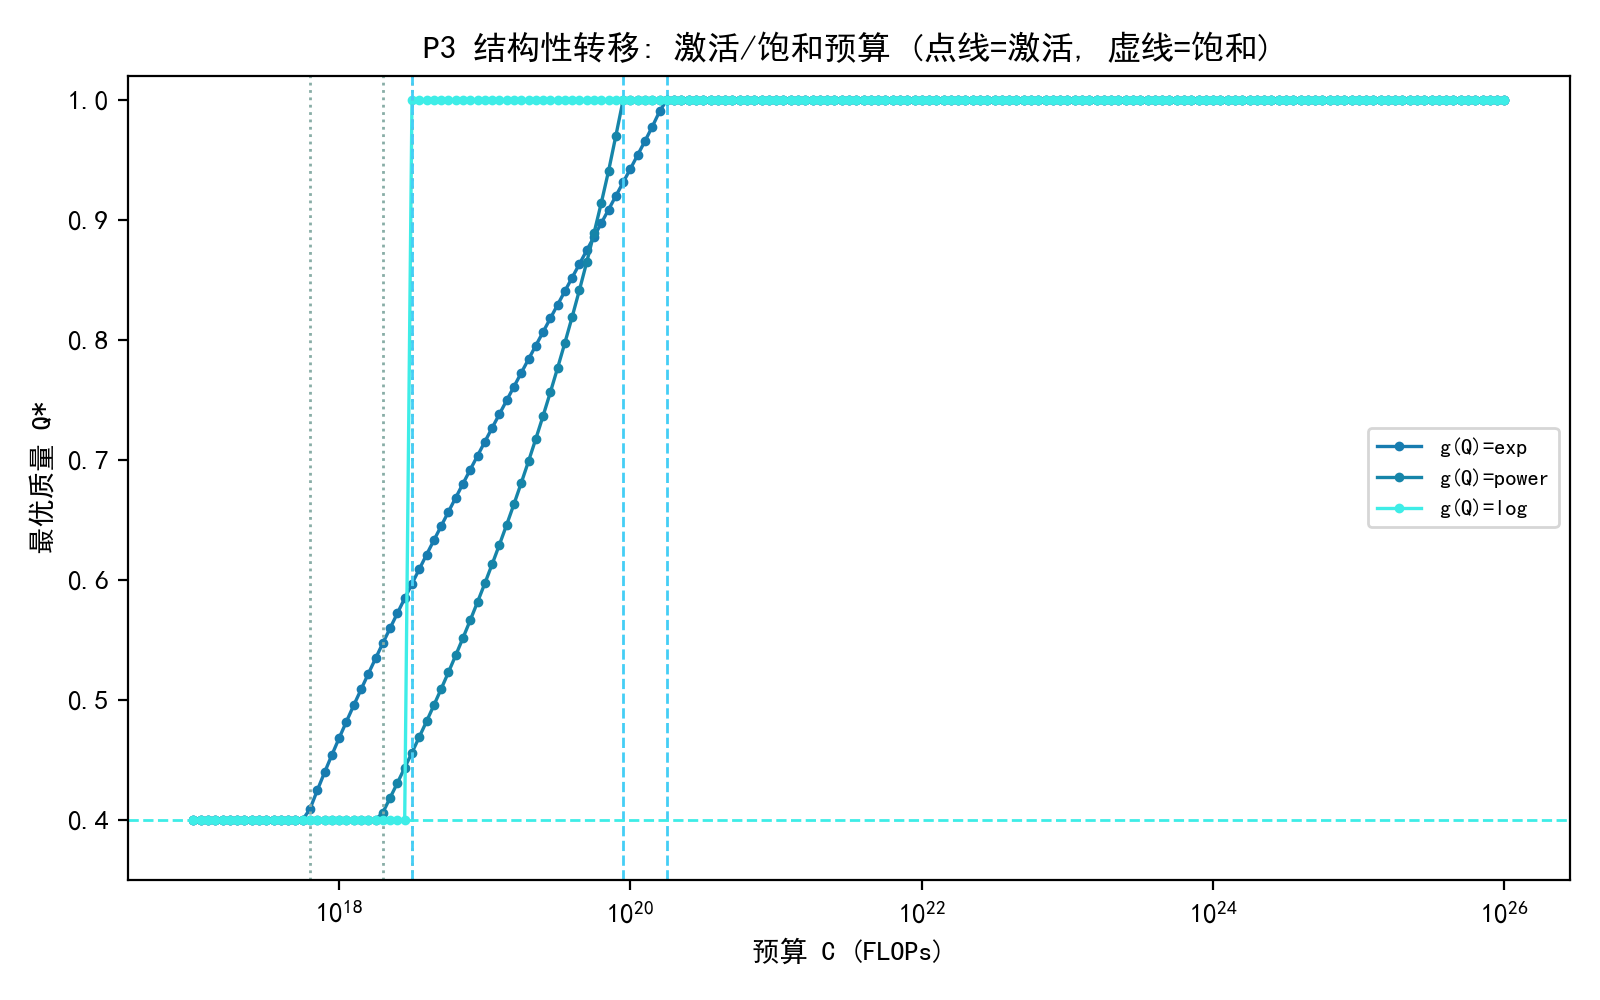

Here is the Python script that generated this plot:
# -*- coding: utf-8 -*-
"""
v91 实验: P3 结构性转移的激活/饱和阈值一键复算 (锚定 §9/附录B)
复刻 p3_optimization.main() 的结构性转移扫描:
  - Cgrid = logspace(17, 26, 181), L_ctx=4096, solve_opt 24 初值;
  - 转移识别: Q_active (Q > Q0+0.005) 与 dominant (份额主导成分切换);
  - 首饱和: Q 首次 >= 1-1e-9 的预算 (对应 append B 饱和预算)。
交叉核对: p3_results.json transitions (Q_active/dominant) 与
p3_structural_scan.csv 首饱和行 -- 逐位一致才算通过。
输出: experiments/v91_p3_activation_sat.json/.csv/.png
"""
import os, sys, json
import numpy as np
import pandas as pd
sys.path.insert(0, os.path.join(os.path.dirname(__file__), "..", "code"))
from p3_optimization import solve_opt, Q0, G_FORMS

EX = os.path.join(os.path.dirname(__file__))
RES = os.path.join(os.path.dirname(__file__), "..", "results")
L_CTX = 4096
Q0 = float(Q0)

def main():
    Cgrid = np.logspace(17, 26, 181)
    rows = []
    for form in G_FORMS:
        for C in Cgrid:
            s = solve_opt(C, form, L_CTX)
            if s is None:
                continue
            total = s["C_train"] + s["C_Q"] + s["C_attn"]
            rows.append({"C": C, "form": form, "N": s["N"], "D": s["D"], "Q": s["Q"],
                         "L": s["L"], "C_train": s["C_train"], "C_Q": s["C_Q"],
                         "C_attn": s["C_attn"], "C_total": total,
                         "s_train": s["C_train"] / total, "s_Q": s["C_Q"] / total,
                         "s_attn": s["C_attn"] / total})
    rdf = pd.DataFrame(rows)
    rdf.to_csv(os.path.join(EX, "v91_p3_activation_sat.csv"), index=False, encoding="utf-8-sig")

    # ---- 转移/首饱和识别 (与 p3_optimization 相同判据) ----
    detects = {}
    for form in G_FORMS:
        g = rdf[rdf["form"] == form].sort_values("C")
        dom_prev, q_prev = None, False
        q_active_C, first_sat_C, dom_flips = None, None, []
        was_sat = False
        for _, r in g.iterrows():
            sh = [("train", r["s_train"]), ("Q", r["s_Q"]), ("attn", r["s_attn"])]
            dom = max(sh, key=lambda t: t[1])[0]
            q_act = bool(r["Q"] > Q0 + 0.005)
            sat = bool(r["Q"] >= 1.0 - 1e-9)
            if dom_prev is not None and dom != dom_prev:
                dom_flips.append({"C": r["C"], "flip": f"{dom_prev}->{dom}"})
            if not q_prev and q_act and q_active_C is None:
                q_active_C = r["C"]
            if sat and not was_sat and first_sat_C is None:
                first_sat_C = r["C"]
            dom_prev, q_prev, was_sat = dom, q_act, sat
        detects[form] = {"Q_active_C": q_active_C, "first_saturation_C": first_sat_C,
                         "dominant_flips": dom_flips}

    # ---- 交叉核对 ----
    ref = json.load(open(os.path.join(RES, "p3_results.json"), encoding="utf-8"))
    reftr = ref["transitions"]
    scan = pd.read_csv(os.path.join(RES, "p3_structural_scan.csv"), encoding="utf-8-sig")
    checks = []
    for form in G_FORMS:
        exp_qact = next((t[1] for t in reftr.get(form, []) if t[0] == "Q_active"), None)
        ds = scan[scan["form"] == form]
        ds = ds[np.abs(ds["Q"] - 1.0) < 1e-9].sort_values("C")
        exp_sat = ds.iloc[0]["C"] if len(ds) else None
        got_qact = detects[form]["Q_active_C"]
        got_sat = detects[form]["first_saturation_C"]
        q_ok = (got_qact is not None and exp_qact is not None and abs(got_qact - exp_qact) < 1e-9)
        s_ok = (got_sat is not None and exp_sat is not None and abs(got_sat - exp_sat) < 1e-9)
        checks.append({"form": form, "Q_active": got_qact, "Q_active_ref": exp_qact,
                       "Q_active_match": bool(q_ok), "first_sat": got_sat, "first_sat_ref": float(exp_sat),
                       "first_sat_match": bool(s_ok)})
        print(f"[{form}] Q_active={got_qact:.6e} (ref {exp_qact:.6e}) {'OK' if q_ok else 'MISMATCH'} | "
              f"first_sat={got_sat:.6e} (ref {exp_sat:.6e}) {'OK' if s_ok else 'MISMATCH'}")
    all_ok = all(c["Q_active_match"] and c["first_sat_match"] for c in checks)

    out = {"n_grid": int(len(Cgrid)), "L_ctx": L_CTX, "Q0": Q0, "all_match": bool(all_ok),
           "activation": {f: {"C": detects[f]["Q_active_C"]} for f in G_FORMS},
           "saturation": {f: {"C": detects[f]["first_saturation_C"]} for f in G_FORMS},
           "checks": checks}
    with open(os.path.join(EX, "v91_p3_activation_sat.json"), "w", encoding="utf-8") as f:
        json.dump(out, f, ensure_ascii=False, indent=2)

    # ---- 图 (水色系) ----
    import matplotlib
    matplotlib.use("Agg")
    import matplotlib.pyplot as plt
    import matplotlib.font_manager as fm
    from common import BASE
    for _f in ("SimHei.ttf", "simsun.ttf"):
        _p = os.path.join(BASE, _f)
        if os.path.exists(_p):
            fm.fontManager.addfont(_p)
    plt.rcParams["font.sans-serif"] = ["SimHei"]
    plt.rcParams["axes.unicode_minus"] = False
    plt.rcParams["axes.prop_cycle"] = "cycler(color=['#177cb0', '#1685a9', '#3eede7', '#70f3ff', '#44cef6', '#88ada6'])"
    import plotstyle
    fig, ax = plt.subplots(figsize=(8, 5))
    for f in G_FORMS:
        g = rdf[rdf["form"] == f].sort_values("C")
        ax.plot(g["C"], g["Q"], "o-", ms=2.5, lw=1.2, label=f"g(Q)={f}")
        ax.axvline(detects[f]["Q_active_C"], color="#88ada6", ls=":", lw=1)
        ax.axvline(detects[f]["first_saturation_C"], color="#44cef6", ls="--", lw=1)
    ax.axhline(Q0, color="#3eede7", ls="--", lw=1)
    ax.set_xscale("log"); ax.set_ylim(0.35, 1.02)
    ax.set_xlabel("预算 C (FLOPs)"); ax.set_ylabel("最优质量 Q*")
    ax.set_title("P3 结构性转移: 激活/饱和预算 (点线=激活, 虚线=饱和)")
    ax.legend(fontsize=8)
    fig.tight_layout()
    fig.savefig(os.path.join(EX, "v91_p3_activation_sat.png"), dpi=200)
    plt.close(fig)
    print("\nALL MATCH" if all_ok else "\nMISMATCH FOUND")
    print("done v91")

if __name__ == "__main__":
    main()
